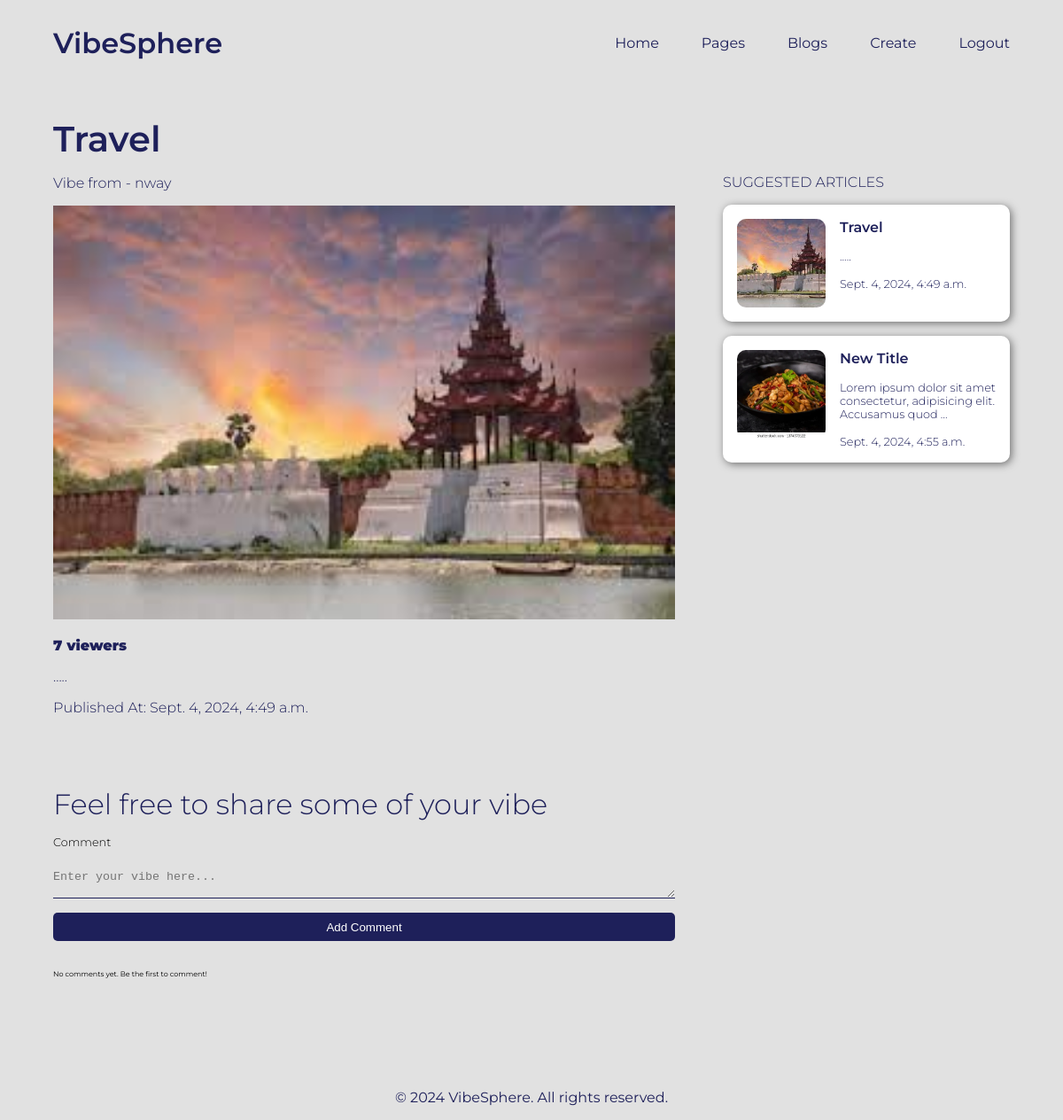
The app's page /articles/Travel/ (signed in) with its own data.
### main/models.py (models this page shows, shortened)
class Article(models.Model):
    title = models.CharField(primary_key=True, unique=True, max_length=200)
    page_name = models.ForeignKey(BlogPage, on_delete=models.CASCADE, related_name='articles')
    author = models.ForeignKey(User, on_delete=models.CASCADE)
    created_date = models.DateTimeField(auto_now_add=True)
    updated_date = models.DateTimeField(auto_now=True)
    article_image = models.ImageField(upload_to='article_images/')
    content = models.TextField()
    published_date = models.DateTimeField(blank=True, null=True, auto_now_add=True)
    allow_to_comment = models.BooleanField(default=True)
    view_count = models.IntegerField(default=0)
    category = models.CharField(max_length=50, choices=CATEGORY_CHOICES)

### main/views.py (the view)
# urls.py: path('articles/<str:id>/', views.read_article, name="read_article"),
@login_required
def read_article(request, id):
    article = get_object_or_404(Article, title=id)
    suggested_articles = Article.objects.order_by('-view_count')[:6]
    article.view_count += 1
    article.save(update_fields=['view_count'])
    if request.method == 'POST':
        form = CommentForm(request.POST)
        if form.is_valid():
            comment = form.save(commit=False)
            comment.article = article
            comment.author = request.user
            comment.save()
            return redirect('read_article', id=id)
    else:
        form = CommentForm()
    context = {
        'show_navbar': True,
        'article': article,
        'suggested_articles': suggested_articles,
        'form': form,
    }
    return render(request, 'read_article.html', context)

### main/forms.py
class CommentForm(forms.ModelForm):
    class Meta:
        model = Comment
        fields = ['content']
        widgets = {
            'content': forms.Textarea(attrs={'placeholder': 'Enter your vibe here...', 'rows': 1, 'class': 'comment__form__input'}),
        }

### templates/read_article.html (shortened to what this page needs)
{%extends 'main.html'%}
{% load static %}
{%block extra_css %}
<link rel="stylesheet" href="{% static 'css/detail__article.css' %}" />
{% endblock %}
{% block content %}
<div class="main__detail__container">
    <div class="detail__article">
        <div class="nested__container">
            <h1 class="detail__article__title">{{ article.title }}</h1>
            <p class="detail__article__author">Vibe from - {{ article.author }}</p>
            {% if article.article_image %}
                <img src="{{article.article_image.url}}" alt="{{article.title}}" class="detail__article__image">
            {% else %}
                <p>No image available</p>
            {% endif %}
            <p class="article__text__viewer">{{article.view_count}} viewers</p>
            <p class="article__text">{{ article.content }}</p>
            <p class="article__text">Published At: {{ article.published_date }}</p>
        </div>
        <div class="comments__section">
            <h3 class="comment__header">Feel free to share some of your vibe</h3>
            {% if user.is_authenticated %}
                <form class="comment__form__container" method="post">
                    <div class="comment__form__group">
                        <label class="comment__form__label" for="id_title">Comment</label>
                        {{ form.content}}
                    </div>
                    <button type="submit" class="comment__btn">Add Comment</button>
                </form>
            {% else %}
                <p><a href="{% url 'login' %}">Login</a> to add a comment.</p>
            {% endif %}
            {% for comment in article.comments.all %}
                <div class="comment__container">
                    <div class="comment__detail">
                        <p class="comment__text"><strong>{{ comment.author }}</strong> suggested:</p>
                        <p class="main__comment">{{ comment.content }}</p>
                    </div>
                    <p class="comment__date">{{ comment.created_date }}</p>
                </div>
            {% empty %}
                <p class="span__comment__text">No comments yet. Be the first to comment!</p>
            {% endfor %}
        </div>
    </div>
    <div class="suggested__container">
        <h3 class="suggested__container__title">Suggested Articles</h3>
        {% for article in suggested_articles %}
            <a href="{% url 'read_article' article.title %}" class="suggested__article__card">
                {% if article.article_image %}
                    <img src="{{article.article_image.url}}" alt="{{article.title}}" class="suggested__card__image">
                {% else %}
                    <p>No image available</p>
                {% endif %}
                <div class="suggested__article__details">
                    <h3 class="suggested__card__title">{{ article.title|truncatewords:5 }}</h3>
                    <p class="suggested__card__text">{{ article.content|truncatewords:10 }}</p>
                    <p class="suggested__card__text">{{ article.published_date }}</p>
                </div>
            </a>
        {% endfor %}
    </div>
</div>
{% include 'footer.html' %}
{% endblock %}

### static/css/main.css (style rules this page uses)
* { margin: 0; padding: 0; box-sizing: border-box; }
body { background-color: #e1e1e1; font-family: "Montserrat", sans-serif; display: flex; flex-direction: column; margin-bottom: 10rem; }

### static/css/detail__article.css (style rules this page uses)
.main__detail__container { display: flex; justify-content: space-between; align-items: flex-start; width: 90%; margin: auto; margin-top: 3%; }
.detail__article { width: 65%; height: auto; }
.detail__article__image { object-fit:cover; width: 100%; height: 50%; }
.detail__article__title { font-size: 2.5rem; color: #1E205A; font-weight: 600; margin-bottom: 1rem; }
.detail__article__author { font-size: 1rem; margin-bottom: 1rem; font-weight: 300; color: #1E205A; }
.article__text { margin: 1rem 0; color: #1E205A; font-weight: 300; }
.article__text__viewer { font-weight: 900; margin: 1rem 0; color: #1E205A; }
.comments__section { margin-top: 5rem; }
.comment__header { font-size: 2rem; font-weight: 300; color: #1E205A; }
.comment__form__group { display: flex; justify-content: flex-start; align-items: flex-start; flex-direction: column; margin-top: 1rem; }
.comment__form__label { font-size: .8rem; font-weight: 300; }
.comment__form__input { width: 100%; margin: .5rem 0rem 1rem 0rem; background-color: transparent; border: none; border-bottom: 1px solid #1E205A; padding: 1rem 0rem; outline: none; }
.comment__btn { width: 100%; height: 2rem; background-color: #1E205A; color: #ffffff; border: none; border-radius: 5px; cursor: pointer; }
.span__comment__text { font-size: .5rem; margin-top: 2rem; }
.suggested__container { width: 30%; }
.suggested__container__title { font-size: 1rem; color: #1E205A; margin: 4rem 0 1rem 0; text-transform: uppercase; font-weight: 300; }
.suggested__article__card { width: 100%; display: flex; justify-self: space-between; align-items: flex-start; text-decoration: none; margin-bottom: 1rem; background-color: #ffffff; padding: 1rem; border-radius: 10px; box-shadow: 2px 2px 10px rgba(0, 0, 0, 0.5); }
.suggested__card__image { object-fit:cover; width: 100px; height: 100px; border-radius: 10px; }
.suggested__article__details { margin-left: 1rem; }
.suggested__card__title { font-size: 1rem; font-weight: 600; color: #1E205A; }
.suggested__card__text { font-weight: 300; font-size: .8rem; color: #1E205A; margin-top: 1rem; }

### records on screen
Article: title "Travel", author "nway", article_image (picture), view_count "7", content ".....", published_date "Sept. 4, 2024, 4:49 a.m."
Article: article_image (picture), title "New Title", content "Lorem ipsum dolor sit amet consectetur, adipisicing elit. Accusamus quod …", published_date "Sept. 4, 2024, 4:55 a.m."
